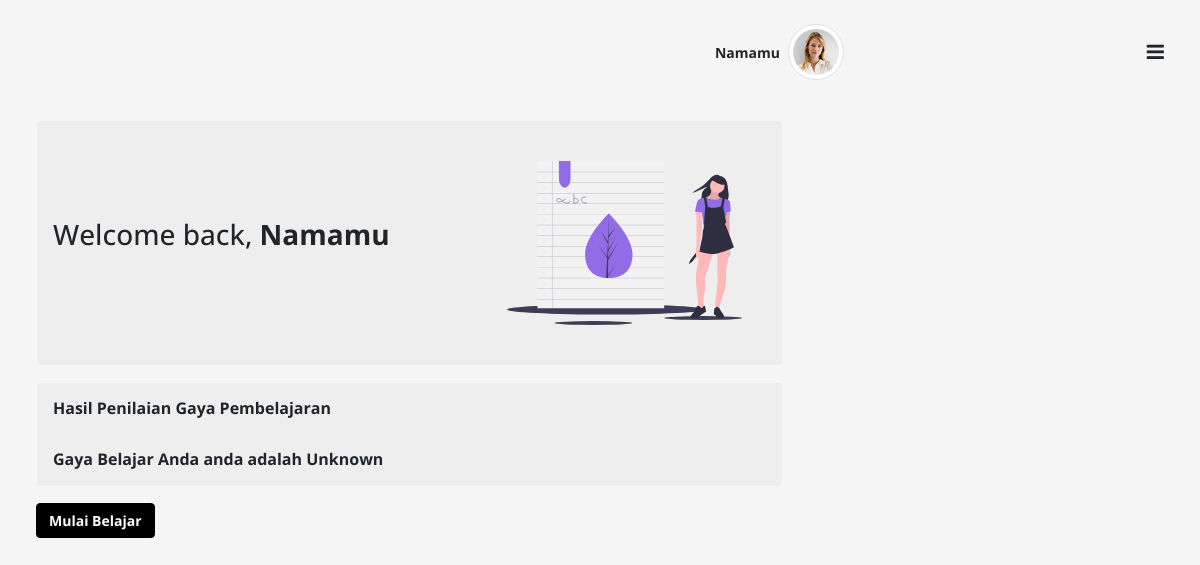
The app's page /student/index-adaptive-learning.php (signed in), older data.
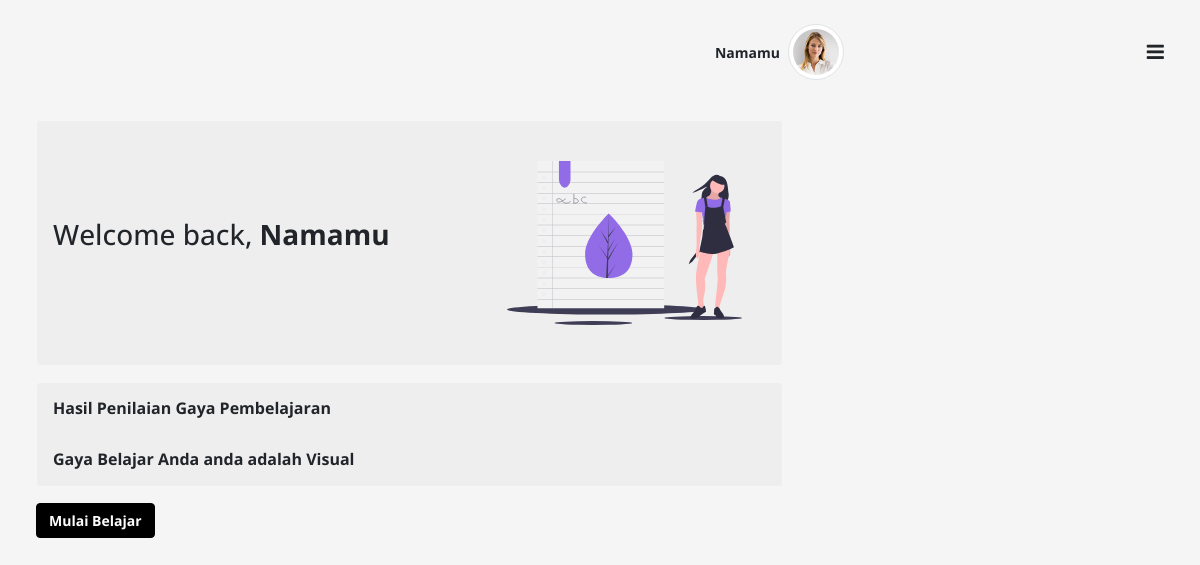
The same page, newer data.
### tables this page shows
CREATE TABLE `survey_results` (
  `id` int(11) NOT NULL,
  `student_id` int(11) DEFAULT NULL,
  `visual` int(11) DEFAULT NULL,
  `auditory` int(11) DEFAULT NULL,
  `reading` int(11) DEFAULT NULL,
  `kinesthetic` int(11) DEFAULT NULL,
  `learning_result` int(11) DEFAULT NULL
);

### student/index-adaptive-learning.php (the view, shortened to what this page needs)
<?php
include('../config/db.php');
$survey = mysqli_query($conn, "SELECT * FROM survey_results where student_id = '{$_SESSION['student_id']}'");
$survey_row = mysqli_num_rows($survey);
if ($survey_row == 1) {
    $surveyData = mysqli_fetch_array($survey, MYSQLI_ASSOC);
    $learningCode = $surveyData['learning_result'];
    $learningType  = '';
$learningTypes = [
    1 => 'Visual',
    2 => 'Auditory',
    3 => 'Reading',
    4 => 'Kinesthetic',
    12 => 'Visual Auditory',
    13 => 'Visual Reading',
    14 => 'Visual Kinesthetic',
    23 => 'Auditory Reading',
    24 => 'Auditory Kinesthetic',
    34 => 'Reading Kinesthetic',
];
$learningType = $learningTypes[$learningCode] ?? 'Unknown';
} else {
    $_SESSION['survey_taken'] = false;
}
?>
<!doctype html>
<html class="no-js" lang="en" dir="ltr">
<head>
    <link rel="stylesheet" href="../node_modules/owl.carousel2/dist/assets/owl.carousel.min.css" />
    <link rel="stylesheet" href="../assets/css/e-learn.style.min.css">
    <link href="../assets/css/style.css?v=<?php echo date("yymmdd") ?>" rel="stylesheet" />
</head>
<body>
    <div id="elearn-layout" class="theme-purple">
        <div class="main px-lg-4 px-md-4">
            <?php include('../layout/header.php'); ?>
            <div class="body d-flex py-lg-3 py-md-2">
                <div class="container-xxl">
                    <div class="row clearfix g-3">
                        <div class="col-lg-8 col-md-12 flex-column">
                            <div class="row row-deck g-3">
                                <div class="col-12 col-xl-12 col-lg-12">
                                    <div class="card mb-3 color-bg-200">
                                        <div class="card-body">
                                            <div class="row align-items-center">
                                                <div class="col-12 col-lg-5 order-lg-2">
                                                    <div class="text-center p-4">
                                                        <img src="../assets/images/study.svg" alt="..." class="img-fluid set-md-img">
                                                    </div>
                                                </div>
                                                <div class="col-12 col-lg-7 order-lg-1">
                                                    <h3 class=" mb-3">Welcome back, <span class="fw-bold">
                                                            <?php echo $_SESSION['name']; ?>
                                                        </span>
                                                    </h3>
                                                </div>
                                            </div>
                                        </div>
                                    </div>
                                </div>
                            </div>
                                <div class="card mb-3 color-bg-200">
                                    <div class="card-header py-3">
                                        <h6 class="mb-0 fw-bold ">Hasil Penilaian Gaya Pembelajaran</h6>
                                    </div>
                                    <div class="card-body">
                                        <?php
                                        if ($_SESSION['survey_taken']) { ?>
                                            <h6 class="mb-0 fw-bold">Gaya Belajar Anda anda adalah <?php echo $learningType ?></h6>
                                        <?php  } ?>
                                    </div>
                                </div>
                            <a href="modul.php" class="btn btn-primary modul"><b>Mulai Belajar</b></a>
                        </div>
                    </div>
                </div>
            </div>
        </div>
</body>
</html>

Row changes from the older to the newer data that the page shows:
added survey_results: learning_result "Visual"
Text that changed along with them:
$learningType: "Unknown" → (not shown)
